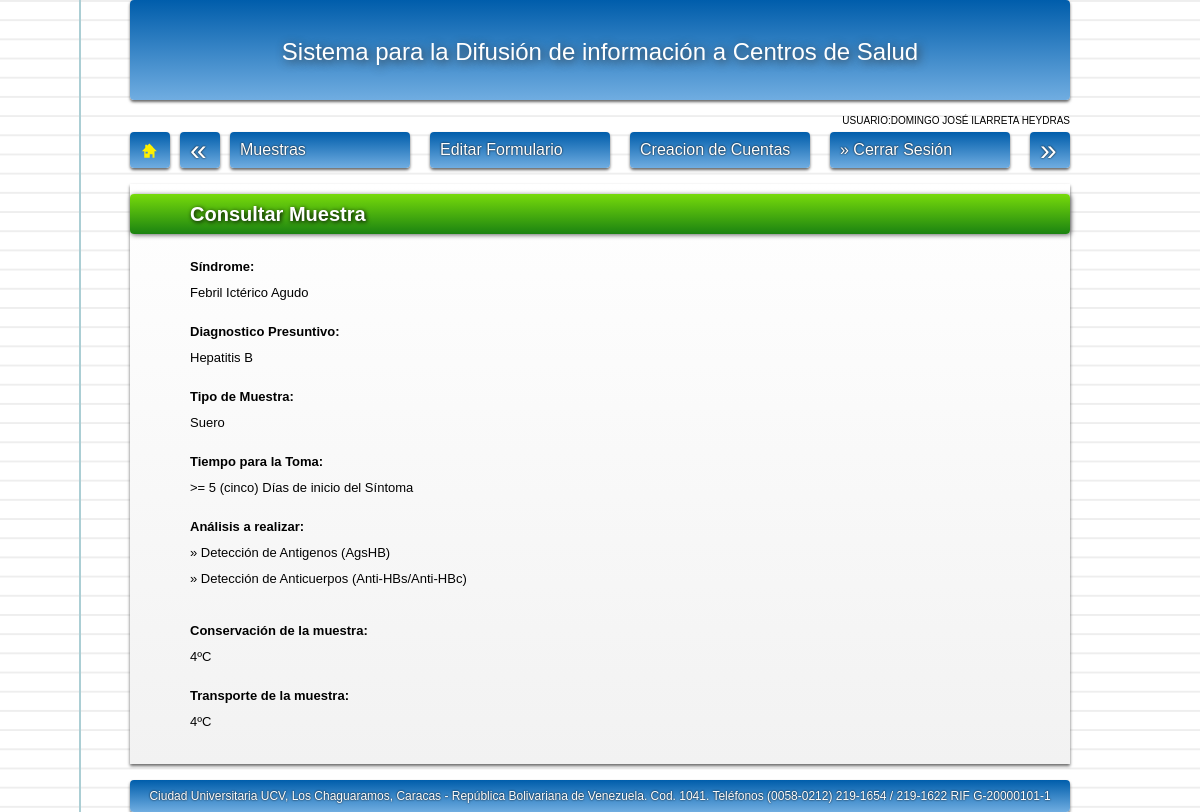
/c_formulario2.php?muestra=2 (signed in), run on the app's committed database.
### tables this page shows
CREATE TABLE IF NOT EXISTS `muestra` (
  `id` int(200) NOT NULL AUTO_INCREMENT,
  `sindrome` varchar(300) NOT NULL,
  `diagnostico_presuntivo` varchar(300) NOT NULL,
  `tipo` varchar(300) NOT NULL,
  `tiempo` varchar(300) NOT NULL,
  `conservacion` varchar(300) NOT NULL,
  `transporte` varchar(300) NOT NULL,
  `observaciones` varchar(1500) NOT NULL,
  PRIMARY KEY (`id`)
);

CREATE TABLE IF NOT EXISTS `opc_analisis_muestras` (
  `id` int(200) NOT NULL AUTO_INCREMENT,
  `cod_muestra` varchar(200) NOT NULL,
  `analisis_muestras` varchar(300) NOT NULL,
  PRIMARY KEY (`id`)
);

### c_formulario2.php (the view, shortened to what this page needs)
<?php
$nombre_usuario =$_SESSION['nombre_usuario'];
$privilegio = $_SESSION['privilegio'];
	if($privilegio=="0"){
?>
<!DOCTYPE html PUBLIC "-//W3C//DTD XHTML 1.0 Transitional//EN" "http://www.w3.org/TR/xhtml1/DTD/xhtml1-transitional.dtd">
<html xmlns="http://www.w3.org/1999/xhtml">
<head>
<link rel="stylesheet" href="css/estilos.css">
<link rel="stylesheet" href="css/default.css">
<link rel="stylesheet" href="css/960/960.css">
<link rel="stylesheet" href="css/960/text.css">
<link rel="stylesheet" href="css/960/reset.css">
<?php include ('funciones.php'); ?>
</head>
<body class="hoja">
<div class="container_16">
<?php encabezado() ?>
<?php echo '<br /><div class="grid_16" style="text-align:right; font-size:10px;">USUARIO:'; echo $nombre_usuario . "</div>";?>
<?php menu("c_formulario.php","formulario.php"); ?>
<?php
$muestra=$_GET['muestra'];
include('conexion/conexion.php');
					$sql="SELECT * FROM muestra WHERE id='$muestra'";
					$seleccion=mysql_query($sql,$conexion);
					while ($row = mysql_fetch_array($seleccion)){
					$campo1=$row["id"];
					$campo2=$row["sindrome"];
					}
?>
	<div class="grid_16 blanco">
        <h1 class="grid_15 prefix_1 verde alpha" style="color:#FFF;font-size:20px;text-shadow: 1px 1px 4px #000000;">Consultar Muestra</h1>
            	<br />
                <br />
                <?php
				consulta("Síndrome",$campo2);
				echo '<div class="grid_16 alpha">';
				echo '<h2 class="grid_15 prefix_1 alpha">Análisis a realizar:</h2><br><br>';
					$sql="SELECT * FROM opc_analisis_muestras WHERE cod_muestra='$campo1'";
					$seleccion=mysql_query($sql,$conexion);
					while ($row = mysql_fetch_array($seleccion)){
						$analisis_muestras=$row["analisis_muestras"];
    					echo '<p class="grid_15 prefix_1 alpha list" style="list-style:disc;">&raquo; '. $analisis_muestras .'</p>';
						 echo '<br>';echo '<br>';
						}
				echo' </div><div class="clear"></div><br />';
				echo '<br>';
				?>
   </div>
<br />
<?php pie(); ?>
</body>
</html>
<?php }else {echo '<html><head><meta http-equiv="REFRESH" content="0; url=index.php"></head></html>';}?>

### funciones.php
<?php
function pie(){
	$pie = 'Ciudad Universitaria UCV, Los Chaguaramos, Caracas - República Bolivariana de Venezuela. Cod. 1041. Teléfonos (0058-0212) 219-1654 / 219-1622 RIF G-20000101-1';
	echo '<div class="grid_16 azul pie">'. $pie .'</div></div><div class="clear"></div>';
	}
function menu($atras,$siguiente){
	echo '<br />
	<div class="grid_16 fixed">
        <ul class="grid_1 azul menu alpha omega">
            <li><a href="administrador.php" title="Menú Principal"><img style="margin:-7px 0px 0px 12px; padding: 8px 0px 0px 0px;" src="imagenes/principal.png" /></a>
            </li>
        </ul>
        <ul class="grid_1 azul menu omega">
            <li><a style="font-size:30px;margin: -7px 0px -7px 10px;text-align:right; color:#FFFFFF;" href="'. $atras .'">&laquo;</a>
            </li>
        </ul>
    	<ul class=" grid_3 azul2 menu" onmouseover="'; echo "over('uno')";echo'" onmouseout="out';echo "('uno')";echo'">
            <li>Muestras
                <ul class="grid_3 alpha visibilidad2" id="uno">
                    <li><a href="formulario.php">&raquo; Agregar Muestra</a></li><br>
					<li><a href="e_formulario.php">&raquo; Eliminar</a></li>
					<li><a href="c_formulario.php">&raquo; Consultar</a></li>
                </ul>
            </li>
        </ul>
        <ul class=" grid_3 azul2 menu" onmouseover="over';echo"('dos')";echo'" onmouseout="out';echo"('dos')";echo'">
            <li>Editar Formulario
                <ul class="grid_3 visibilidad2 alpha" id="dos">
					<li><a href="asociar_formulario.php">&raquo; Asociar Datos</a></li>
                    <li><a href="editar_formulario.php">&raquo; Editar</a></li>
                </ul>
            </li>
        </ul>
        <ul class=" grid_3 azul2 menu" onmouseover="over';echo"('tres')";echo'" onmouseout="out';echo"('tres')";echo'">
            <li>Creacion de Cuentas
                <ul class="grid_3 visibilidad2 alpha" id="tres">
                    <li><a href="a_usuario.php">&raquo; Agregar</a></li>
                   	<li><a href="#">&raquo; Modificar</a></li>
                    <li><a href="e_usuario.php">&raquo; Eliminar</a></li>
                    <li><a href="c_usuario.php">&raquo; Consultar</a></li>
                    </li>
                </ul>
            </li>
        </ul>
        <ul class="grid_3 azul2 menu" onmouseover="over';echo"('cuatro')";echo'" onmouseout="out';echo"('cuatro')";echo'">
            <li><a href="destruir.php?accion=destroy">&raquo; Cerrar Sesión</a>
            </li>
        </ul>
        <ul class="grid_1 azul menu omega">
            <li><a style="font-size:30px; margin: -7px 0px -7px 10px; color:#FFFFFF;text-align:right;" href="'. $siguiente .'">&raquo;</a>
            </li>
        </ul>
    </div>
<div class="clear"></div>
<br />';
	}
function encabezado(){
	echo '<div class="grid_16 azul encabezado">Sistema para la Difusión de información a Centros de Salud</div>
<div class="clear"></div>';
	}
function consulta($var,$var2){
	echo '<div class="grid_16 alpha">
    <h2 class="grid_15 prefix_1 alpha">'. $var .':</h2><br><br>
    <p class="grid_15 prefix_1 alpha">'. $var2 .'</p>
    </div><div class="clear"></div><br />';
	echo '<br>';
	}
?>

### css/estilos.css (style rules this page uses)
body { font-family:'Arial'; }
.hoja { background-color: #fff; background-image: linear-gradient(90deg, transparent 79px, #abced4 79px, #abced4 81px, transparent 81px),linear-gradient(#eee .1em, transparent .1em); background-size: 100% 1.2em; }
fieldset legend, { color:#FFF; font-size:20px; text-shadow: 1px 1px 4px #000000; }
a { color:#FFF; }
.azul2 { -webkit-border-radius: 4px; -moz-border-radius: 4px; border-radius: 4px; -webkit-box-shadow: #666 0px 2px 3px; -moz-box-shadow: #666 0px 2px 3px; box-shadow: #666 0px 2px 3px; background: #005DAB; background: -webkit-gradient(linear, 0 0, 0 bottom, from(#005DAB), to(#70ADE1)); background: -webkit-linear-gradient(#005DAB, #70ADE1); background: -moz-linear-gradient(#005DAB, #70ADE1); background: -ms-linear-gradient(#005DAB, #70ADE1); background: -o-linear-gradient(#005DAB, #70ADE1); background: linear-gradient(#005DAB, #70ADE1); -pie-background: linear-gradient(#005DAB, #70ADE1); padding: 10px; }
.verde { -webkit-border-radius: 4px; -moz-border-radius: 4px; border-radius: 4px; -webkit-box-shadow: #666 1px 1px 5px; -moz-box-shadow: #666 1px 1px 5px; box-shadow: #666 1px 1px 5px; background: #77DA0B; background: -webkit-gradient(linear, 0 0, 0 bottom, from(#77DA0B), to(#1B8311)); background: -webkit-linear-gradient(#77DA0B, #1B8311); background: -moz-linear-gradient(#77DA0B, #1B8311); background: -ms-linear-gradient(#77DA0B, #1B8311); background: -o-linear-gradient(#77DA0B, #1B8311); background: linear-gradient(#77DA0B, #1B8311); padding-top: 10px; padding-bottom: 10px; }
.azul { -webkit-border-radius: 4px; -moz-border-radius: 4px; border-radius: 4px; -webkit-box-shadow: #666 0px 2px 3px; -moz-box-shadow: #666 0px 2px 3px; box-shadow: #666 0px 2px 3px; background: #005DAB; background: -webkit-gradient(linear, 0 0, 0 bottom, from(#005DAB), to(#70ADE1)); background: -webkit-linear-gradient(#005DAB, #70ADE1); background: -moz-linear-gradient(#005DAB, #70ADE1); background: -ms-linear-gradient(#005DAB, #70ADE1); background: -o-linear-gradient(#005DAB, #70ADE1); background: linear-gradient(#005DAB, #70ADE1); -pie-background: linear-gradient(#005DAB, #70ADE1); padding-top: 10px; padding-bottom: 10px; }
.blanco { padding-top: 10px; padding-bottom: 10px; color:#000000; text-shadow: 0px 0px 1px #FFFFFF; -webkit-box-shadow: #666 0px 2px 3px; -moz-box-shadow: #666 0px 2px 3px; box-shadow: #666 0px 2px 3px; background: #FFFFFF; background: -webkit-gradient(linear, 0 0, 0 bottom, from(#FFFFFF), to(#F2F2F2)); background: -webkit-linear-gradient(#FFFFFF, #F2F2F2); background: -moz-linear-gradient(#FFFFFF, #F2F2F2); background: -ms-linear-gradient(#FFFFFF, #F2F2F2); background: -o-linear-gradient(#FFFFFF, #F2F2F2); background: linear-gradient(#FFFFFF, #F2F2F2); font-size:13px; }
.pie { text-align:center; font-size:12px; color:#FFF; text-shadow: 0px 0px 2px #000000; }
.menu { text-align:left; }
.menu li a { text-align:left; color:#FFF; text-shadow: 0px 0px 2px #000; float:left; text-decoration:none; }
.menu li { text-align:left; color:#FFF; text-shadow: 0px 0px 2px #000; float:left; text-decoration:none; }
.fixed { position:static; margin: 0px 0xp 20px 0px; }
.encabezado { padding:40px 0px 0px 0px; text-align:center; font-size:24px; color:#FFF; text-shadow: 2px 2px 10px #333; height: 60px; }

### css/960/960.css (style rules this page uses)
.container_12, .container_16 { margin-left: auto; margin-right: auto; width: 960px; }
.grid_1, .grid_2, .grid_3, .grid_4, .grid_5, .grid_6, .grid_7, .grid_8, .grid_9, .grid_10, .grid_11, .grid_12, .grid_13, .grid_14, .grid_15, .grid_16 { display: inline; float: left; margin-left: 10px; margin-right: 10px; }
.container_12 .grid_12, .container_16 .grid_16 { width: 940px; }
.alpha { margin-left: 0; }
.omega { margin-right: 0; }
.container_16 .grid_1 { width: 40px; }
.container_16 .grid_3 { width: 160px; }
.container_16 .grid_15 { width: 880px; }
.container_16 .prefix_1 { padding-left: 60px; }

### css/960/text.css (style rules this page uses)
body { font: 13px/1.5 Helvetica, Arial, 'Liberation Sans', FreeSans, sans-serif; }
h1 { font-size: 25px; }
h2 { font-size: 23px; }
ul { list-style: square; }
li { margin-left: 30px; }
p, dl, hr, h1, h2, h3, h4, h5, h6, ol, ul, pre, table, address, fieldset { margin-bottom: 20px; }

### data on the page
muestra: sindrome "Febril Ictérico Agudo Hepatitis B Suero >= 5 (cinco) Días de inicio del Síntoma 4ºC 4ºC"
opc_analisis_muestras: analisis_muestras "Detección de Antigenos (AgsHB)"
opc_analisis_muestras: analisis_muestras "Detección de Anticuerpos (Anti-HBs/Anti-HBc)"

### other printed values
$nombre_usuario "DOMINGO JOSÉ ILARRETA HEYDRAS"
$var "Síndrome Diagnostico Presuntivo Tipo de Muestra Tiempo para la Toma Conservación de la muestra Transporte de la muestra"
$pie "Ciudad Universitaria UCV, Los Chaguaramos, Caracas - República Bolivariana de Venezuela. Cod. 1041. Teléfonos (0058-0212) 219-1654 / 219-1622 RIF G-20000101-1"
